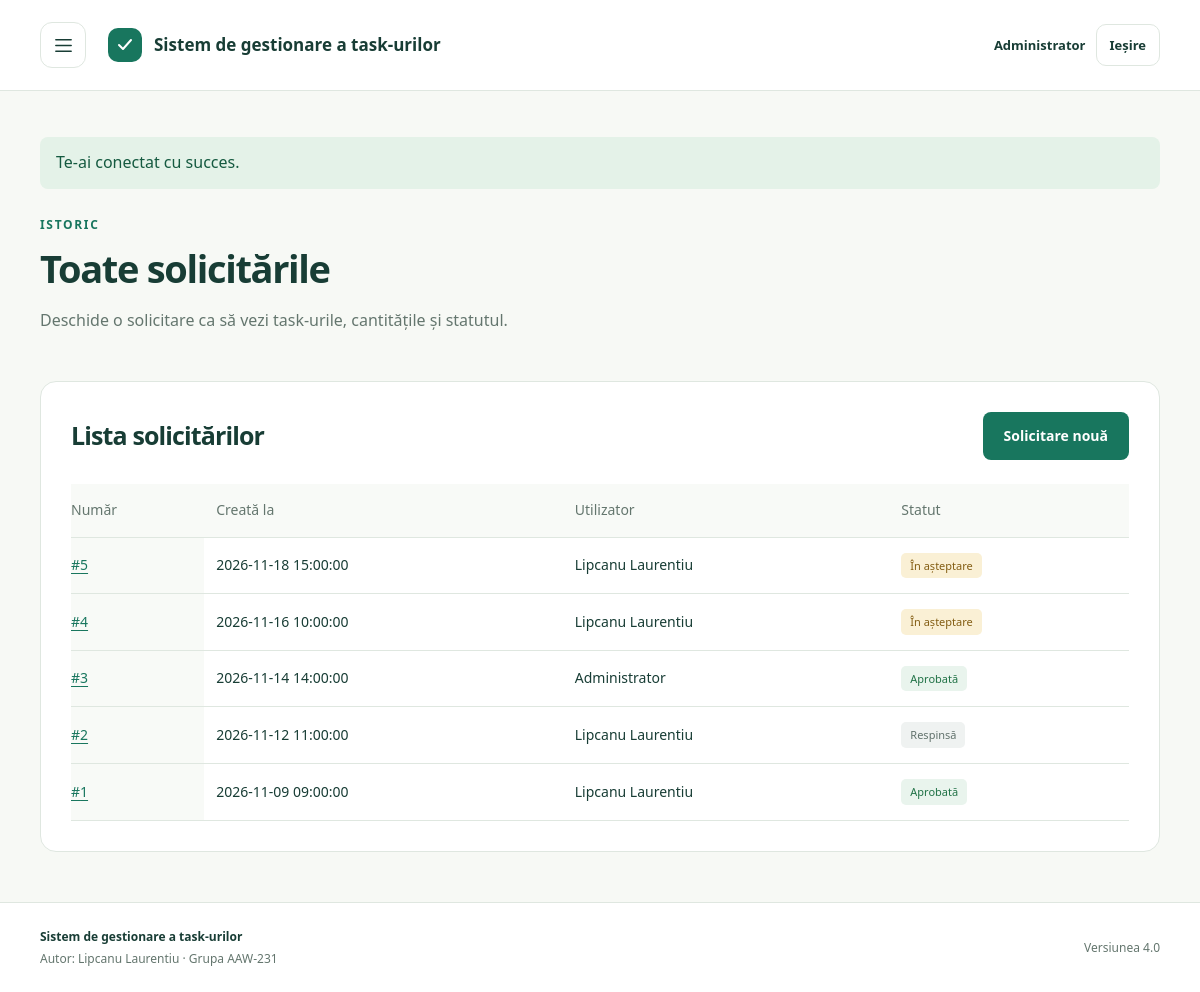
Page /taskuri_lipcanu_laurentiu/pagini/solicitari.php?toate=1 (signed in) on the committed database.
### tables this page shows
CREATE TABLE users (
    id INT UNSIGNED AUTO_INCREMENT PRIMARY KEY,
    name VARCHAR(100) NOT NULL,
    email VARCHAR(190) NOT NULL UNIQUE,
    password_hash VARCHAR(255) NOT NULL,
    role ENUM('user', 'admin') NOT NULL DEFAULT 'user'
);

CREATE TABLE requests (
    id INT UNSIGNED AUTO_INCREMENT PRIMARY KEY,
    user_id INT UNSIGNED NOT NULL,
    created_at DATETIME NOT NULL DEFAULT CURRENT_TIMESTAMP,
    status ENUM('pending', 'approved', 'rejected') NOT NULL DEFAULT 'pending',
    note VARCHAR(500) NOT NULL DEFAULT '',
    decided_by INT UNSIGNED NULL,
    decided_at DATETIME NULL,
    INDEX ix_requests_created (created_at),
    CONSTRAINT fk_requests_user FOREIGN KEY (user_id) REFERENCES users(id) ON DELETE RESTRICT,
    CONSTRAINT fk_requests_decider FOREIGN KEY (decided_by) REFERENCES users(id) ON DELETE RESTRICT
);

### taskuri_lipcanu_laurentiu/pagini/solicitari.php (the view, shortened to what this page needs)
<?php
require_once dirname(__DIR__) . '/config.php';
$account = requireUser();
$all = ($_GET['toate'] ?? '') === '1';
$titluPagina = $all ? 'Toate solicitările' : 'Solicitările mele';
$requests = query('SELECT r.id, r.created_at, r.status, u.name AS author
    FROM requests r JOIN users u ON u.id=r.user_id ' . ($all ? '' : 'WHERE r.user_id=? ') . 'ORDER BY r.created_at DESC, r.id DESC',
    $all ? [] : [$account['id']])->fetchAll();
require dirname(__DIR__) . '/header.php';
?>
<div class="page-intro"><p class="eyebrow">Istoric</p><h1><?= e($titluPagina) ?></h1><p>Deschide o solicitare ca să vezi task-urile, cantitățile și statutul.</p></div>
<section class="content-panel">
    <div class="section-heading"><h2>Lista solicitărilor</h2><a class="button primary" href="<?= e(url('pagini/solicitare-noua.php')) ?>">Solicitare nouă</a></div>
    <?php if (!$requests): ?><p class="notice">Nu există solicitări în această listă.</p><?php else: ?>
        <div class="table-wrap"><table><thead><tr><th scope="col">Număr</th><th scope="col">Creată la</th><?php if ($all): ?><th scope="col">Utilizator</th><?php endif; ?><th scope="col">Statut</th></tr></thead>
        <tbody><?php foreach ($requests as $r): ?><tr><th scope="row"><a class="table-link" href="<?= e(url('pagini/solicitare.php', ['id' => $r['id']])) ?>">#<?= e($r['id']) ?></a></th><td><?= e($r['created_at']) ?></td><?php if ($all): ?><td><?= e($r['author']) ?></td><?php endif; ?><td><?php statusLabel($r['status']); ?></td></tr><?php endforeach; ?></tbody></table></div>
    <?php endif; ?>
</section>
<?php require dirname(__DIR__) . '/footer.php'; ?>

### taskuri_lipcanu_laurentiu/header.php (shortened to what this page needs)
<?php
require_once __DIR__ . '/config.php';
$titluPagina = $titluPagina ?? 'Acasă';
if (!array_key_exists('headerUser', get_defined_vars())) $headerUser = user();
$mesajFlash = $_SESSION['flash'] ?? null;
?>
<!DOCTYPE html>
<html lang="ro">
<head>
    <link rel="stylesheet" href="<?= e(url('style.css', ['v' => VERSIUNE_APLICATIE])) ?>">
</head>
<body>
<div class="page-shell">
<header class="site-header">
    <div class="header-inner">
        <button class="icon-button menu-toggle" type="button" id="deschide-meniu" aria-label="Deschide meniul" aria-controls="meniu-lateral" aria-expanded="false"><svg viewBox="0 0 24 24" aria-hidden="true"><path d="M4 6h16M4 12h16M4 18h16"/></svg></button>
        <a href="<?= e(url()) ?>" class="brand"><span class="brand-mark" aria-hidden="true"><svg viewBox="0 0 24 24"><path d="m6 12 4 4 8-9"/></svg></span><span><?= e(DENUMIRE_PROIECT) ?></span></a>
        <?php if ($headerUser): ?>
        <div class="account">
            <span><?= e($headerUser['role'] === 'admin' ? 'Administrator' : $headerUser['name']) ?></span>
            <form method="post" action="<?= e(url('pagini/deconectare.php')) ?>">
                <button type="submit" class="role-switch">Ieșire</button>
            </form>
        </div>
        <?php else: ?>
            <a href="<?= e(url('pagini/conectare.php')) ?>" class="role-switch">Conectare</a>
        <?php endif; ?>
    </div>
</header>
<main id="continut" class="main-content">
<?php if ($mesajFlash): ?>
    <p class="notice <?= e($mesajFlash[1]) ?>" role="status"><?= e($mesajFlash[0]) ?></p>
<?php endif; ?>

### taskuri_lipcanu_laurentiu/config.php (shortened to what this page needs)
<?php
$director = str_replace('\\', '/', dirname($_SERVER['SCRIPT_NAME'] ?? '/index.php'));
$caleBaza = rtrim(basename($director) === 'pagini' ? dirname($director) : $director, '/.');
function url(string $pagina = 'index.php', array $query = []): string {
    global $caleBaza;
    return $caleBaza . '/' . ltrim($pagina, '/') . ($query ? '?' . http_build_query($query) : '');
}
function db(): PDO {
    static $pdo;
    if (!$pdo) {
        $c = require __DIR__ . '/db-config.php';
        $dsn = "mysql:host={$c['host']};port={$c['port']};dbname={$c['name']};charset=utf8mb4";
        $pdo = new PDO($dsn, $c['user'], $c['password'], [
            PDO::ATTR_ERRMODE => PDO::ERRMODE_EXCEPTION,
            PDO::ATTR_DEFAULT_FETCH_MODE => PDO::FETCH_ASSOC,
            PDO::ATTR_EMULATE_PREPARES => false,
        ]);
    }
    return $pdo;
}
function query(string $sql, array $values = []): PDOStatement {
    $stmt = db()->prepare($sql);
    $stmt->execute($values);
    return $stmt;
}
function e(string|int|null $text): string {
    return htmlspecialchars((string) $text, ENT_QUOTES | ENT_SUBSTITUTE, 'UTF-8');
}
function user(): ?array {
    if (array_key_exists('authUser', $GLOBALS)) return $GLOBALS['authUser'];
    $id = $_SESSION['user_id'] ?? null;
    return $GLOBALS['authUser'] = $id ? (query('SELECT id, name, email, role FROM users WHERE id = ?', [$id])->fetch() ?: null) : null;
}
function requireUser(): array {
    $u = user();
    return $u;
}
function statusLabel(string $status): void {
    $class = ['pending' => 'amber', 'approved' => 'green', 'rejected' => 'neutral'][$status] ?? 'neutral';
    echo '<span class="status ' . $class . '">' . e(STARI[$status] ?? $status) . '</span>';
}

### taskuri_lipcanu_laurentiu/style.css (style rules this page uses)
:root { --ink:#183d35; --muted:#64766e; --green:#18765e; --light:#eaf3ee; --line:#dfe7e0; --paper:#f7f9f5; }
* { box-sizing:border-box; }
body { margin:0; color:var(--ink); background:var(--paper); font:16px/1.6 system-ui,-apple-system,"Segoe UI",sans-serif; }
button,input { font:inherit; }
button,a { -webkit-tap-highlight-color:transparent; }
button { cursor:pointer; }
a { color:inherit; }
.page-shell { min-height:100vh; display:flex; flex-direction:column; }
.site-header { background:#fff; border-bottom:1px solid var(--line); }
.header-inner { max-width:1184px; margin:auto; min-height:90px; display:flex; align-items:center; gap:22px; padding:16px 32px; }
.icon-button { width:46px; height:46px; display:inline-flex; align-items:center; justify-content:center; background:#fff; border:1px solid var(--line); border-radius:12px; color:var(--ink); text-decoration:none; font-size:27px; line-height:1; flex-shrink:0; }
.icon-button svg { width:23px; height:23px; fill:none; stroke:currentColor; stroke-width:1.6; stroke-linecap:round; stroke-linejoin:round; }
.brand { display:flex; align-items:center; gap:12px; text-decoration:none; font-size:17px; font-weight:650; line-height:1.25; }
.brand-mark { width:34px; height:34px; display:grid; place-items:center; background:var(--green); color:white; border-radius:10px; flex-shrink:0; }
.brand-mark svg { width:24px; height:24px; stroke:currentColor; stroke-width:2; fill:none; stroke-linecap:round; stroke-linejoin:round; }
.main-content { flex:1; width:100%; max-width:1184px; margin:0 auto; padding:32px; }
h1,h2,h3 { line-height:1.17; letter-spacing:-.035em; margin:0; }
h1 { font-size:clamp(32px,4.3vw,48px); font-weight:650; }
h2 { font-size:25px; font-weight:650; }
p { margin:0 0 14px; }
.eyebrow { font-size:12px; text-transform:uppercase; letter-spacing:.14em; font-weight:700; color:var(--green); margin:0 0 12px; }
.button { display:inline-flex; align-items:center; justify-content:center; gap:22px; min-height:46px; padding:12px 20px; font-size:14px; font-weight:600; border:1px solid transparent; border-radius:8px; text-decoration:none; }
.primary { background:var(--green); color:#fff; }
.overview,.content-panel { margin-top:28px; padding:30px; background:#fff; border:1px solid var(--line); border-radius:16px; }
.section-heading { display:flex; justify-content:space-between; align-items:center; gap:20px; margin-bottom:24px; }
.table-wrap { overflow-x:auto; }
table { width:100%; border-collapse:collapse; font-size:14px; }
th { font-weight:500; color:var(--muted); background:#f8faf7; text-align:left; }
td,th { padding:15px 12px; border-bottom:1px solid var(--line); }
th:first-child,td:first-child { padding-left:0; }
.status { display:inline-block; font-size:11px; padding:4px 9px; border-radius:5px; white-space:nowrap; }
.neutral { background:#eff2f1; color:#60716b; }
.amber { background:#faf0d5; color:#835d13; }
.green { background:#e9f4ed; color:#207246; }
.page-intro { padding:12px 0 5px; max-width:750px; }
.page-intro h1 { margin-bottom:18px; font-size:38px; }
.page-intro>p:last-child { color:var(--muted); }
.role-switch { display:inline-flex; align-items:center; gap:8px; margin-left:auto; padding:8px 13px; min-height:42px; border:1px solid var(--line); border-radius:10px; background:#fff; color:var(--ink); font-weight:650; font-size:13px; text-decoration:none; }
.notice { padding:13px 16px; margin:14px 0; border-radius:8px; background:#eef3ef; color:var(--ink); }
.notice.success { background:#e4f2e8; color:#155a40; }
.table-link { color:var(--green); text-underline-offset:3px; }
.account { margin-left:auto; display:flex; align-items:center; gap:10px; font-size:13px; font-weight:650; }
.account .role-switch { cursor:pointer; }

### rows in the picture
users: role "Administrator"
requests: id "5", created_at "2026-11-18 15:00:00", user.name "Lipcanu Laurentiu", status "În așteptare"
requests: id "4", created_at "2026-11-16 10:00:00", user.name "Lipcanu Laurentiu", status "În așteptare"
requests: id "3", created_at "2026-11-14 14:00:00", decided_by.name "Administrator", status "Aprobată"
requests: id "2", created_at "2026-11-12 11:00:00", user.name "Lipcanu Laurentiu", status "Respinsă"
requests: id "1", created_at "2026-11-09 09:00:00", user.name "Lipcanu Laurentiu", status "Aprobată"

### other values in the picture
DENUMIRE_PROIECT "Sistem de gestionare a task-urilor"
$mesajFlash[0] "Te-ai conectat cu succes."
$titluPagina "Toate solicitările"
AUTOR "Lipcanu Laurentiu"
GRUPA "AAW-231"
VERSIUNE_APLICATIE "4.0"
